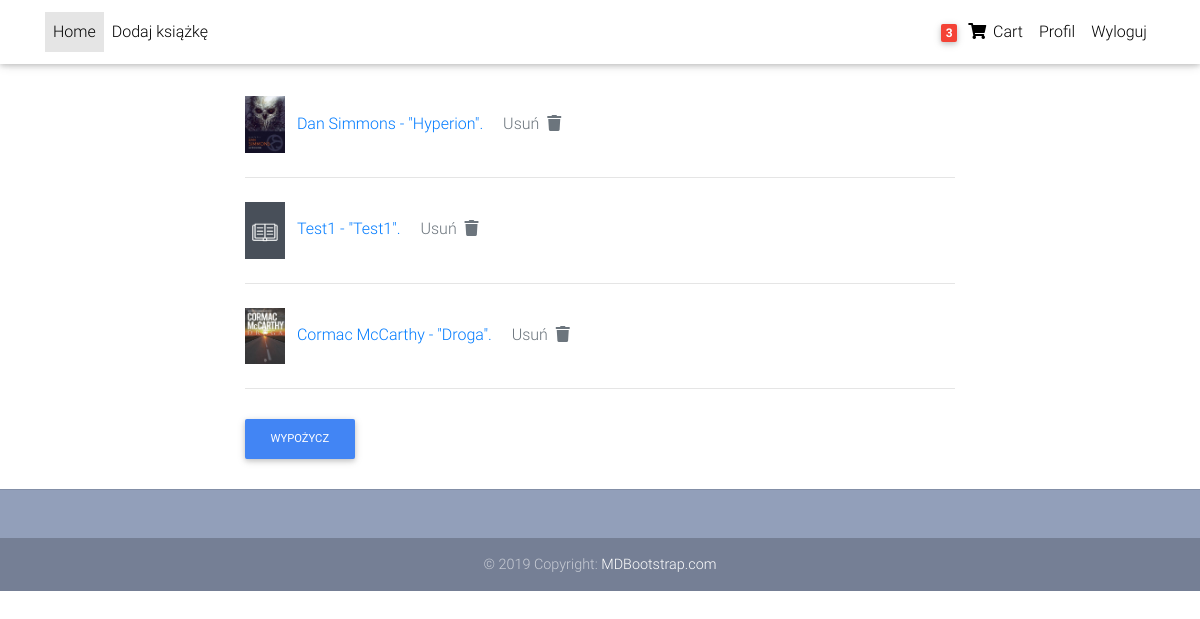
The page /cart/ (signed in) on the database as committed earlier.
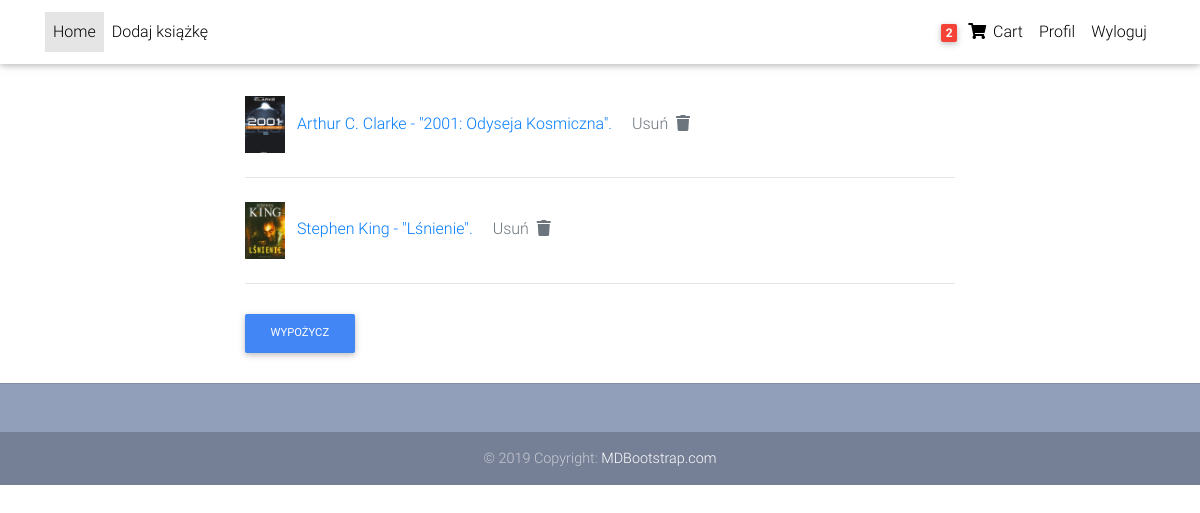
The same page on the database as committed later.
### wypozyczalnia/models.py (models this page shows, shortened)
class Order(models.Model): # to jest lista wszystkich wypozyczeń użytkownika???? Historia wypozyczeń ??
    user = models.ForeignKey(User, on_delete=models.CASCADE)  # nie wiem czy tak jest dobrze? User czy Profile?
    ordered = models.BooleanField(default=False)
    ordered_date = models.DateTimeField()
    items = models.ManyToManyField(OrderItem)

class OrderItem(models.Model): # to jest konkretna jedna książka, którą użytkownik wypozycza?
    user = models.ForeignKey(User, on_delete=models.CASCADE)
    ordered = models.BooleanField(default=False)
    item = models.ForeignKey(Book, on_delete=models.CASCADE) # czy usunięcie książki z koszyka nie spowoduje usunięcie ksiązki z bazy dancyh?
    quantity = models.IntegerField(default=1)
    def __str__(self):
        return f'{self.item.author} - "{self.item.title}".'

class Book(models.Model):
    title = models.CharField(max_length=200)
    author = models.CharField(max_length=200)
    description = models.TextField()
    pages = models.CharField(max_length=50)
    image = models.ImageField(default='default.jpg', upload_to='book_images')
    copies = models.IntegerField()
    category = models.ForeignKey(Category, on_delete=models.CASCADE)
    slug = models.SlugField(max_length=200, unique=True)

### wypozyczalnia/views.py (the view)
# urls.py: path('cart/', cart_view, name='cart-view'),
@login_required
def cart_view(request):
    order = Order.objects.get(user=request.user)
    items = order.items.all()
    items_count = order.items.count()
    context = {
        'items': items,
        'items_count': items_count,
    }
    return render(request, 'wypozyczalnia/cart_test.html', context)

### wypozyczalnia/templatetags/cart_template_tags.py (called while the page is built)
@ register.filter
def cart_count(user):
    if user.is_authenticated:
        order_qs = Order.objects.filter(user=user, ordered=False)
        if order_qs.exists():
            order = order_qs[0]
            return order.items.count()
    return 0

### wypozyczalnia/templates/wypozyczalnia/cart_test.html
{% extends 'wypozyczalnia/base.html' %}
{% block content %}
<main>
    <div class="container">
        {% for item in items %}
            <div class="col-8 offset-2 mt-2">
                <img width="40px" src="{{ item.item.image.url }}">
                <a class="ml-2" href="{% url 'book-detail' item.item.slug %}">{{ item }}</a>
                <a  class="text-muted ml-3" href="{% url 'remove-from-cart' item.item.slug %}">Usuń
                  <i class="fas fa-trash ml-1"></i>
                </a>
                <hr class="my-4">
            </div>
        {% endfor %}
        {% if items.count > 0 %}
            <div class="col-8 offset-2 mt-4">
                 <a class="btn btn-primary btn-md ml-0 p" href="">wypożycz
                </a>
            </div>
        {% else %}
            <div class="col-8 offset-2 mt-2">
                <span class="ml-2" >Koszyk jest pusty</span>
                <hr class="my-4">
            </div>
        {% endif %}
    </div>
</main>
{% endblock content %}

### wypozyczalnia/templates/wypozyczalnia/base.html (shortened to what this page needs)
{% load static %}
{% load cart_template_tags %}
<!DOCTYPE html>
<html lang="en">
<head>
  <link rel="stylesheet" href="https://use.fontawesome.com/releases/v5.11.2/css/all.css">
  <link href="{% static 'wypozyczalnia/css/bootstrap.min.css' %}" rel="stylesheet">
  <link href="{% static 'wypozyczalnia/css/mdb.min.css' %}" rel="stylesheet">
  <link href="{% static 'wypozyczalnia/css/style.min.css' %}" rel="stylesheet">
</head>
<body>
    <nav class="navbar fixed-top navbar-expand-lg navbar-light white scrolling-navbar">
    <div class="container">
      <div class="collapse navbar-collapse" id="navbarSupportedContent">
        <ul class="navbar-nav mr-auto">
          <li class="nav-item active">
            <a class="nav-link waves-effect" href="{% url 'home' %}">Home
            </a>
            {% if user.is_superuser %}
                <li class="nav-item">
                    <a class="nav-link waves-effect" href="{% url 'book-add' %}">Dodaj książkę</a>
                </li>
            {% endif %}
          </li>
        </ul>
        <ul class="navbar-nav nav-flex-icons">
            {% if user.is_authenticated %}
                <li class="nav-item">
                    <a class="nav-link waves-effect" href="{% url 'cart-view' %}">
                    <span class="badge red z-depth-1 mr-1">
                        {{ request.user|cart_count }}
                    </span>
                    <i class="fas fa-shopping-cart"></i>
                    <span class="clearfix d-none d-sm-inline-block"> Cart </span>
                    </a>
                </li>
                <li class="nav-item">
                    <a class="nav-link waves-effect" href="{% url 'profile-view' %}">Profil</a>
                </li>
                <li class="nav-item">
                    <a class="nav-link waves-effect" href="{% url 'logout' %}">Wyloguj</a>
                </li>
            {% endif %}
        </ul>
      </div>
    </div>
    </nav>
    {% if messages %}
        {% for message in messages %}
        <div class="container pt-5">
            <div class="alert alert-{{ message.tags }} mt-5">
                {{ message }}
            </div>
        </div>
        {% endfor %}
    {% else %}
        <div class="container pt-5">
        </div>
    {% endif %}
    {% block content %}{% endblock %}
  <footer class="page-footer text-center font-small mt-4 wow fadeIn">
    <hr class="my-4">
    <div class="pb-4">
    </div>
    <div class="footer-copyright py-3">
      © 2019 Copyright:
      <a href="https://mdbootstrap.com/education/bootstrap/" target="_blank"> MDBootstrap.com </a>
    </div>
  </footer>
</body>
</html>

Rows that differ between the two databases and show on the page:
removed OrderItem: item.image (picture), item.title "Dan Simmons - \"Hyperion\"."
removed OrderItem: item.image (placeholder picture), item.title "Test1 - \"Test1\"."
removed OrderItem: item.image (picture), item.title "Cormac McCarthy - \"Droga\"."
added OrderItem: item.image (picture), item.title "Arthur C. Clarke - \"2001: Odyseja Kosmiczna\"."
added OrderItem: item.image (picture), item.title "Stephen King - \"Lśnienie\"."
Other text that changed with them:
{{ request.user|cart_count }}: "3" → "2"
